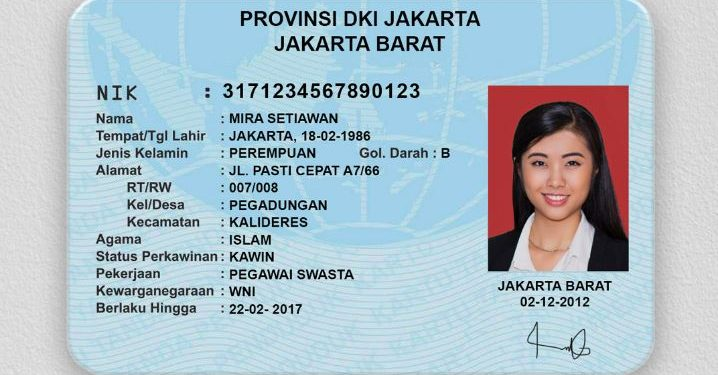
#> input picture image/KTP.jpeg, 718 x 375 px; its folder holds only this picture in this run
$ python ktp_ocr_to_excel_pyteserac.py
#> lines starting #> are read from the running program, lines starting #| are printed output that depends on the picture
import os
import re
import pytesseract
import pandas as pd
import cv2
from PIL import Image

# pytesseract.pytesseract.tesseract_cmd = r'C:\Program Files\Tesseract-OCR\tesseract.exe'  # Untuk Windows

def ocr_gambar(path):
#> called with path = 'image/KTP.jpeg'
    img = cv2.imread(path)
#> img is the input picture: shape (375, 718, 3); mean B, G, R 200.5, 190.2, 171.9
    gray = cv2.cvtColor(img, cv2.COLOR_BGR2GRAY)
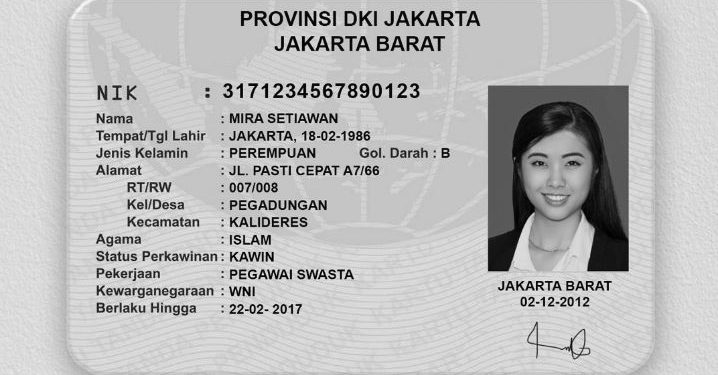
#> gray: shape (375, 718); min 0, max 252, mean 185.9
    blur = cv2.medianBlur(gray, 3)
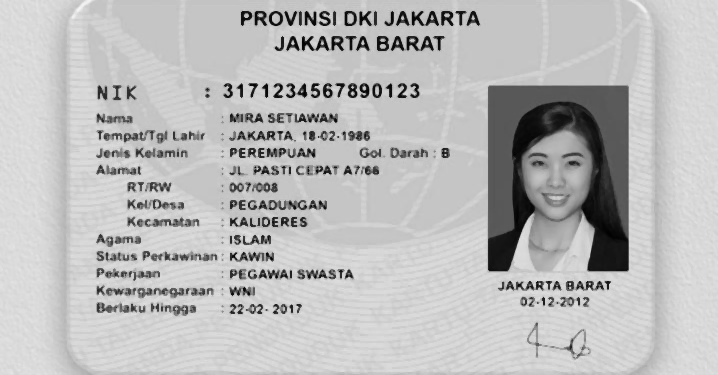
#> blur: shape (375, 718); min 2, max 244, mean 186.6
#> (the run stopped early here; a loop or call above may not have finished)
